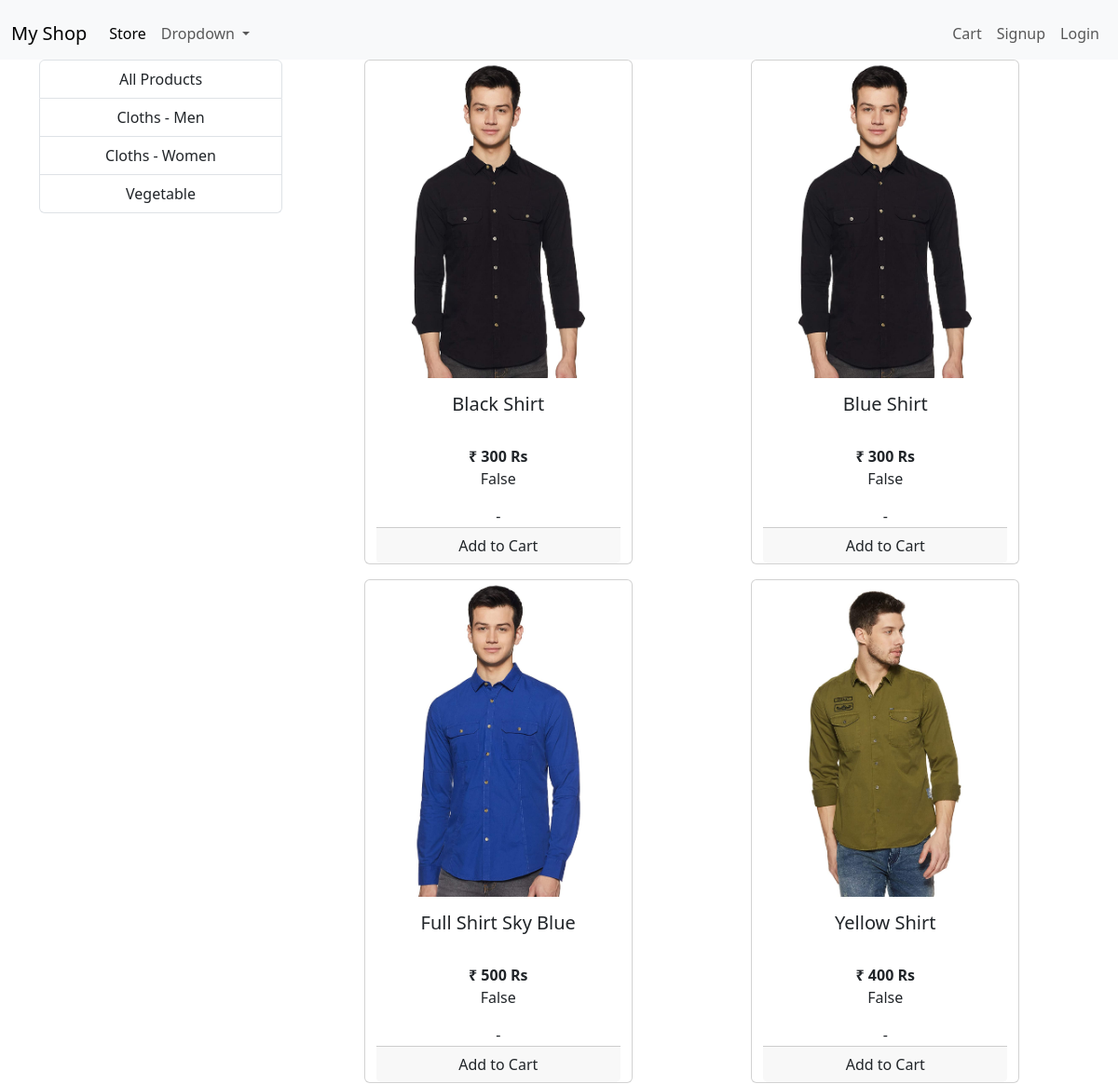
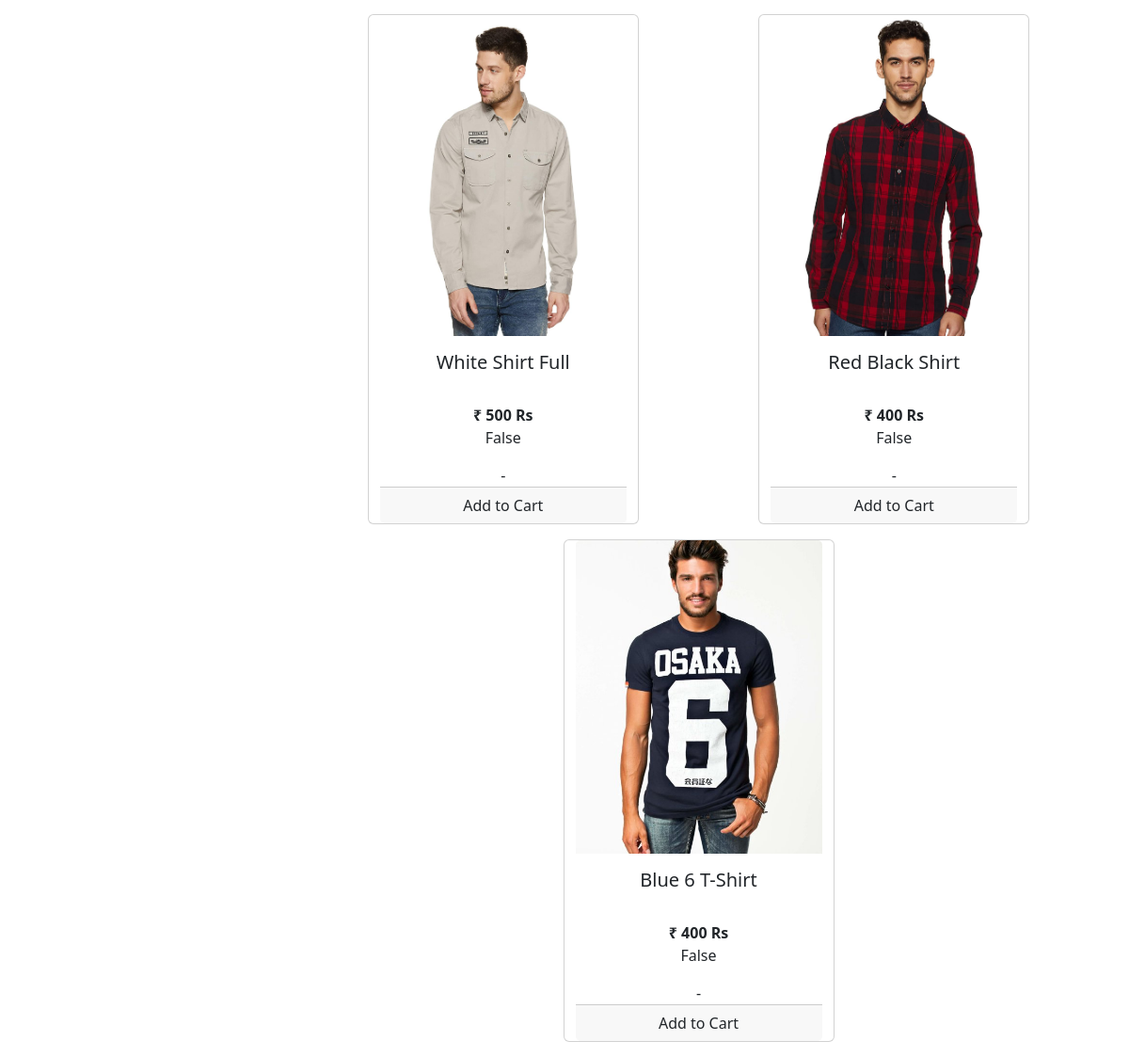
/?category=1, run on the app's committed database (2 pictures, top to bottom).
### Store/models/category.py (models this page shows, shortened)
class category(models.Model):
    name = models.CharField(max_length=20)
    @staticmethod
    def get_all_categories():
         return category.objects.all()

### Store/models/product.py (models this page shows, shortened)
class product (models.Model):
    name = models.CharField(max_length=50)
    price = models.IntegerField(default=0)
    category = models.ForeignKey(category, on_delete = models.CASCADE, default = 1)
    description = models.CharField(max_length=200, default='', null=True, blank=True)
    image = models.ImageField(upload_to='uploads/products/')
    @staticmethod
    def get_all_products_by_categoryid(category_id):
        if category_id:
            return product.objects.filter(category = category_id)
        else:
            return product.get_all_products()

### Store/views/home.py (the view, shortened to what this page needs)
# urls.py: path('', home.Index.as_view(), name='homepage'),
class Index(View):
    def get(self, request):
        cart = request.session.get('cart')
        if not cart:
            request.session['cart'] = {}
        products = None
        categories = category.get_all_categories()
        categoryID = request.GET.get('category')
        if categoryID:
            products = product.get_all_products_by_categoryid(categoryID)
        else:
            products = product.get_all_products()
        data = {}
        data ['products'] = products
        data ['categories'] = categories
        return render(request, "index.html", data)

### Store/templatetags/cart.py (called while the page is built)
@register.filter(name='is_in_cart')
def is_in_cart(product, cart):
    keys=cart.keys()
    for id in keys:
        if int(id) == product.id:
            return True
    return False;

### Store/templatetags/custom_filter.py (called while the page is built)
@register.filter(name='currency')
def currency(number):
    return "₹ "+str(number)

### Store/templates/index.html (shortened to what this page needs)
{% extends 'base.html' %}
{% block content%}
{% load cart %}
{% load custom_filter %}
<div class="container text-center">
  <div class="row">
    <div class="col-lg-3 mx-auto">
      <div class="list-group">
        <a href="/" class="list-group-item">All Products</a>
        {% for category in categories %}
        <a href="/?category={{category.id}}" class="list-group-item">{{category.name}}</a>
        {% endfor %}
      </div>
    </div>
    <div id="products" class="col-lg-9 mx-auto">
      <div class="row mx-auto">
        {% for product in products %}
            <div class="card mx-auto mb-3" id="{{product.id}}" style="width: 18rem;">
                <img src="{{product.image.url}}" class="card-img-top" alt="...">
                <div class="card-body">
                    <h5 class="card-title">{{product.name}}</h5>
                    <p class="card-text"><br><b>{{product.price|currency}} Rs</b><br></p>
                    {{product|is_in_cart:request.session.cart}}
                </div>-
                <div class="card-footer p-0 no-gutter">
                  {% if product|is_in_cart:request.session.cart %}
                  <div class="row">
                    <form action="/#{{product.id}}" class="col-2" method="post">
                      {% csrf_token %}
                      <input hidden type="text" name='product' value='{{product.id}}'>
                      <input hidden type="text" name='remove' value='True'>
                      <input type="submit" value=" - " class="btn btn-block btn-secondary">
                    </form>
                    <div class="text-center col">{{product|cart_quantity:request.session.cart}} in Cart</div>
                    <form action="/#{{product.id}}" class="col-2" method="post">
                      {% csrf_token %}
                      <input hidden type="text" name='product' value='{{product.id}}'>
                      <input type="submit" value=" + " class="btn btn-block btn-secondary">
                    </form>
                  </div>
                  {% else %}
                  <form action="/#{{product.id}}" method="POST" class="btn-block">
                    <input type="submit" class="btn btn-block" value="Add to Cart">
                  </form>
                  {% endif %}
                </div>
            </div>
        {% endfor%}
      </div>
    </div>
  </div>
</div>
{% endblock %}

### data on the page
category: name "Cloths - Men"
category: name "Cloths - Women"
category: name "Vegetable"
product: image (picture), name "Black Shirt", price "₹ 300", session "False"
product: image (picture), name "Blue Shirt", price "₹ 300", session "False"
product: image (picture), name "Full Shirt Sky Blue", price "₹ 500", session "False"
product: image (picture), name "Yellow Shirt", price "₹ 400", session "False"
product: image (picture), name "White Shirt Full", price "₹ 500", session "False"
product: image (picture), name "Red Black Shirt", price "₹ 400", session "False"
product: image (picture), name "Blue 6 T-Shirt", price "₹ 400", session "False"
